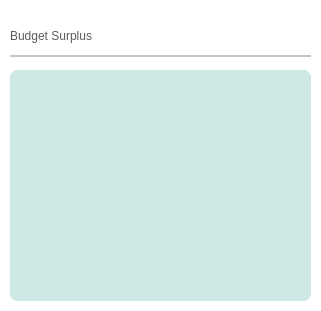
    <widget class="QFrame" name="frame_5">
     <property name="geometry">
      <rect>
       <x>650</x>
       <y>95</y>
       <width>321</width>
       <height>311</height>
      </rect>
     </property>
     <property name="palette">
      <palette>
       <active>
        <colorrole role="WindowText">
         <brush brushstyle="SolidPattern">
          <color alpha="255">
           <red>0</red>
           <green>0</green>
           <blue>0</blue>
          </color>
         </brush>
        </colorrole>
        <colorrole role="Button">
         <brush brushstyle="SolidPattern">
          <color alpha="255">
           <red>255</red>
           <green>255</green>
           <blue>255</blue>
          </color>
         </brush>
        </colorrole>
        <colorrole role="Light">
         <brush brushstyle="SolidPattern">
          <color alpha="255">
           <red>231</red>
           <green>255</green>
           <blue>135</blue>
          </color>
         </brush>
        </colorrole>
        <colorrole role="Midlight">
         <brush brushstyle="SolidPattern">
          <color alpha="255">
           <red>199</red>
           <green>222</green>
           <blue>106</blue>
          </color>
         </brush>
        </colorrole>
        <colorrole role="Dark">
         <brush brushstyle="SolidPattern">
          <color alpha="255">
           <red>84</red>
           <green>95</green>
           <blue>39</blue>
          </color>
         </brush>
        </colorrole>
        <colorrole role="Mid">
         <brush brushstyle="SolidPattern">
          <color alpha="255">
           <red>112</red>
           <green>127</green>
           <blue>52</blue>
          </color>
         </brush>
        </colorrole>
        <colorrole role="Text">
         <brush brushstyle="SolidPattern">
          <color alpha="255">
           <red>0</red>
           <green>0</green>
           <blue>0</blue>
          </color>
         </brush>
        </colorrole>
        <colorrole role="BrightText">
         <brush brushstyle="SolidPattern">
          <color alpha="255">
           <red>255</red>
           <green>255</green>
           <blue>255</blue>
          </color>
         </brush>
        </colorrole>
        <colorrole role="ButtonText">
         <brush brushstyle="SolidPattern">
          <color alpha="255">
           <red>0</red>
           <green>0</green>
           <blue>0</blue>
          </color>
         </brush>
        </colorrole>
        <colorrole role="Base">
         <brush brushstyle="SolidPattern">
          <color alpha="255">
           <red>255</red>
           <green>255</green>
           <blue>255</blue>
          </color>
         </brush>
        </colorrole>
        <colorrole role="Window">
         <brush brushstyle="SolidPattern">
          <color alpha="255">
           <red>255</red>
           <green>255</green>
           <blue>255</blue>
          </color>
         </brush>
        </colorrole>
        <colorrole role="Shadow">
         <brush brushstyle="SolidPattern">
          <color alpha="255">
           <red>0</red>
           <green>0</green>
           <blue>0</blue>
          </color>
         </brush>
        </colorrole>
        <colorrole role="AlternateBase">
         <brush brushstyle="SolidPattern">
          <color alpha="255">
           <red>211</red>
           <green>222</green>
           <blue>166</blue>
          </color>
         </brush>
        </colorrole>
        <colorrole role="ToolTipBase">
         <brush brushstyle="SolidPattern">
          <color alpha="255">
           <red>255</red>
           <green>255</green>
           <blue>220</blue>
          </color>
         </brush>
        </colorrole>
        <colorrole role="ToolTipText">
         <brush brushstyle="SolidPattern">
          <color alpha="255">
           <red>0</red>
           <green>0</green>
           <blue>0</blue>
          </color>
         </brush>
        </colorrole>
        <colorrole role="PlaceholderText">
         <brush brushstyle="SolidPattern">
          <color alpha="127">
           <red>0</red>
           <green>0</green>
           <blue>0</blue>
          </color>
         </brush>
        </colorrole>
        <colorrole role="Accent">
         <brush brushstyle="SolidPattern">
          <color alpha="255">
           <red>255</red>
           <green>255</green>
           <blue>255</blue>
          </color>
         </brush>
        </colorrole>
       </active>
       <inactive>
        <colorrole role="WindowText">
         <brush brushstyle="SolidPattern">
          <color alpha="255">
           <red>0</red>
           <green>0</green>
           <blue>0</blue>
          </color>
         </brush>
        </colorrole>
        <colorrole role="Button">
         <brush brushstyle="SolidPattern">
          <color alpha="255">
           <red>255</red>
           <green>255</green>
           <blue>255</blue>
          </color>
         </brush>
        </colorrole>
        <colorrole role="Light">
         <brush brushstyle="SolidPattern">
          <color alpha="255">
           <red>231</red>
           <green>255</green>
           <blue>135</blue>
          </color>
         </brush>
        </colorrole>
        <colorrole role="Midlight">
         <brush brushstyle="SolidPattern">
          <color alpha="255">
           <red>199</red>
           <green>222</green>
           <blue>106</blue>
          </color>
         </brush>
        </colorrole>
        <colorrole role="Dark">
         <brush brushstyle="SolidPattern">
          <color alpha="255">
           <red>84</red>
           <green>95</green>
           <blue>39</blue>
          </color>
         </brush>
        </colorrole>
        <colorrole role="Mid">
         <brush brushstyle="SolidPattern">
          <color alpha="255">
           <red>112</red>
           <green>127</green>
           <blue>52</blue>
          </color>
         </brush>
        </colorrole>
        <colorrole role="Text">
         <brush brushstyle="SolidPattern">
          <color alpha="255">
           <red>0</red>
           <green>0</green>
           <blue>0</blue>
          </color>
         </brush>
        </colorrole>
        <colorrole role="BrightText">
         <brush brushstyle="SolidPattern">
          <color alpha="255">
           <red>255</red>
           <green>255</green>
           <blue>255</blue>
          </color>
         </brush>
        </colorrole>
        <colorrole role="ButtonText">
         <brush brushstyle="SolidPattern">
          <color alpha="255">
           <red>0</red>
           <green>0</green>
           <blue>0</blue>
          </color>
         </brush>
        </colorrole>
        <colorrole role="Base">
         <brush brushstyle="SolidPattern">
          <color alpha="255">
           <red>255</red>
           <green>255</green>
           <blue>255</blue>
          </color>
         </brush>
        </colorrole>
        <colorrole role="Window">
         <brush brushstyle="SolidPattern">
          <color alpha="255">
           <red>255</red>
           <green>255</green>
           <blue>255</blue>
          </color>
         </brush>
        </colorrole>
        <colorrole role="Shadow">
         <brush brushstyle="SolidPattern">
          <color alpha="255">
           <red>0</red>
           <green>0</green>
           <blue>0</blue>
          </color>
         </brush>
        </colorrole>
        <colorrole role="AlternateBase">
         <brush brushstyle="SolidPattern">
          <color alpha="255">
           <red>211</red>
           <green>222</green>
           <blue>166</blue>
          </color>
         </brush>
        </colorrole>
        <colorrole role="ToolTipBase">
         <brush brushstyle="SolidPattern">
          <color alpha="255">
           <red>255</red>
           <green>255</green>
           <blue>220</blue>
          </color>
         </brush>
        </colorrole>
        <colorrole role="ToolTipText">
         <brush brushstyle="SolidPattern">
          <color alpha="255">
           <red>0</red>
           <green>0</green>
           <blue>0</blue>
          </color>
         </brush>
        </colorrole>
        <colorrole role="PlaceholderText">
         <brush brushstyle="SolidPattern">
          <color alpha="127">
           <red>0</red>
           <green>0</green>
           <blue>0</blue>
          </color>
         </brush>
        </colorrole>
        <colorrole role="Accent">
         <brush brushstyle="SolidPattern">
          <color alpha="255">
           <red>255</red>
           <green>255</green>
           <blue>255</blue>
          </color>
         </brush>
        </colorrole>
       </inactive>
       <disabled>
        <colorrole role="WindowText">
         <brush brushstyle="SolidPattern">
          <color alpha="255">
           <red>84</red>
           <green>95</green>
           <blue>39</blue>
          </color>
         </brush>
        </colorrole>
        <colorrole role="Button">
         <brush brushstyle="SolidPattern">
          <color alpha="255">
           <red>255</red>
           <green>255</green>
           <blue>255</blue>
          </color>
         </brush>
        </colorrole>
        <colorrole role="Light">
         <brush brushstyle="SolidPattern">
          <color alpha="255">
           <red>231</red>
           <green>255</green>
           <blue>135</blue>
          </color>
         </brush>
        </colorrole>
        <colorrole role="Midlight">
         <brush brushstyle="SolidPattern">
          <color alpha="255">
           <red>199</red>
           <green>222</green>
           <blue>106</blue>
          </color>
         </brush>
        </colorrole>
        <colorrole role="Dark">
         <brush brushstyle="SolidPattern">
          <color alpha="255">
           <red>84</red>
           <green>95</green>
           <blue>39</blue>
          </color>
         </brush>
        </colorrole>
        <colorrole role="Mid">
         <brush brushstyle="SolidPattern">
          <color alpha="255">
           <red>112</red>
           <green>127</green>
           <blue>52</blue>
          </color>
         </brush>
        </colorrole>
        <colorrole role="Text">
         <brush brushstyle="SolidPattern">
          <color alpha="255">
           <red>84</red>
           <green>95</green>
           <blue>39</blue>
          </color>
         </brush>
        </colorrole>
        <colorrole role="BrightText">
         <brush brushstyle="SolidPattern">
          <color alpha="255">
           <red>255</red>
           <green>255</green>
           <blue>255</blue>
          </color>
         </brush>
        </colorrole>
        <colorrole role="ButtonText">
         <brush brushstyle="SolidPattern">
          <color alpha="255">
           <red>84</red>
           <green>95</green>
           <blue>39</blue>
          </color>
         </brush>
        </colorrole>
        <colorrole role="Base">
         <brush brushstyle="SolidPattern">
          <color alpha="255">
           <red>255</red>
           <green>255</green>
           <blue>255</blue>
          </color>
         </brush>
        </colorrole>
        <colorrole role="Window">
         <brush brushstyle="SolidPattern">
          <color alpha="255">
           <red>255</red>
           <green>255</green>
           <blue>255</blue>
          </color>
         </brush>
        </colorrole>
        <colorrole role="Shadow">
         <brush brushstyle="SolidPattern">
          <color alpha="255">
           <red>0</red>
           <green>0</green>
           <blue>0</blue>
          </color>
         </brush>
        </colorrole>
        <colorrole role="AlternateBase">
         <brush brushstyle="SolidPattern">
          <color alpha="255">
           <red>168</red>
           <green>190</green>
           <blue>78</blue>
          </color>
         </brush>
        </colorrole>
        <colorrole role="ToolTipBase">
         <brush brushstyle="SolidPattern">
          <color alpha="255">
           <red>255</red>
           <green>255</green>
           <blue>220</blue>
          </color>
         </brush>
        </colorrole>
        <colorrole role="ToolTipText">
         <brush brushstyle="SolidPattern">
          <color alpha="255">
           <red>0</red>
           <green>0</green>
           <blue>0</blue>
          </color>
         </brush>
        </colorrole>
        <colorrole role="PlaceholderText">
         <brush brushstyle="SolidPattern">
          <color alpha="127">
           <red>84</red>
           <green>95</green>
           <blue>39</blue>
          </color>
         </brush>
        </colorrole>
        <colorrole role="Accent">
         <brush brushstyle="SolidPattern">
          <color alpha="255">
           <red>218</red>
           <green>247</green>
           <blue>101</blue>
          </color>
         </brush>
        </colorrole>
       </disabled>
      </palette>
     </property>
     <property name="styleSheet">
      <string notr="true">background-color:white;
border-radius:14px;
</string>
     </property>
     <property name="frameShape">
      <enum>QFrame::StyledPanel</enum>
     </property>
     <property name="frameShadow">
      <enum>QFrame::Raised</enum>
     </property>
     <widget class="QLabel" name="label_5">
      <property name="geometry">
       <rect>
        <x>10</x>
        <y>20</y>
        <width>231</width>
        <height>31</height>
       </rect>
      </property>
      <property name="styleSheet">
       <string notr="true">font: 22pt &quot;Rubik&quot;;
color: rgb(91, 91, 91);</string>
      </property>
      <property name="text">
       <string>Budget Surplus</string>
      </property>
     </widget>
     <widget class="QLabel" name="label_4">
      <property name="geometry">
       <rect>
        <x>270</x>
        <y>20</y>
        <width>31</width>
        <height>31</height>
       </rect>
      </property>
      <property name="layoutDirection">
       <enum>Qt::LeftToRight</enum>
      </property>
      <property name="text">
       <string/>
      </property>
      <property name="pixmap">
       <pixmap>:/pics/LekhaResources/money_bag_savings_cash_icon_188756-ezgif.com-webp-to-jpg-converter.jpg</pixmap>
      </property>
      <property name="scaledContents">
       <bool>true</bool>
      </property>
      <property name="wordWrap">
       <bool>false</bool>
      </property>
     </widget>
     <widget class="Line" name="line_2">
      <property name="geometry">
       <rect>
        <x>10</x>
        <y>55</y>
        <width>301</width>
        <height>2</height>
       </rect>
      </property>
      <property name="styleSheet">
       <string notr="true">background-color:rgb(197,197,197);</string>
      </property>
      <property name="orientation">
       <enum>Qt::Horizontal</enum>
      </property>
     </widget>
     <widget class="QScrollArea" name="budgetArea">
      <property name="geometry">
       <rect>
        <x>10</x>
        <y>70</y>
        <width>301</width>
        <height>231</height>
       </rect>
      </property>
      <property name="styleSheet">
       <string notr="true">border-radius:8px;
background-color: #CDE8E5;</string>
      </property>
      <property name="widgetResizable">
       <bool>true</bool>
      </property>
      <widget class="QWidget" name="scrollAreaWidgetContents">
       <property name="geometry">
        <rect>
         <x>0</x>
         <y>0</y>
         <width>301</width>
         <height>231</height>
        </rect>
       </property>
      </widget>
     </widget>
    </widget>
